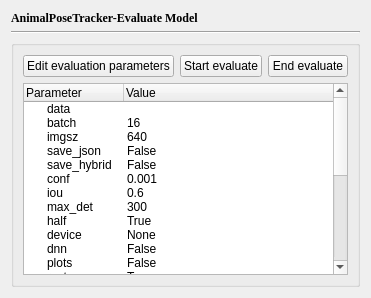
          <widget class="QWidget" name="EvaluateModel">
           <attribute name="title">
            <string>Evaluate Model</string>
           </attribute>
           <layout class="QVBoxLayout" name="EvaluateModelLayout">
            <item>
             <widget class="QLabel" name="EvaluateModelLabel">
              <property name="font">
               <font>
                <family>Times New Roman</family>
                <bold>true</bold>
               </font>
              </property>
              <property name="text">
               <string>AnimalPoseTracker-Evaluate Model</string>
              </property>
              <property name="alignment">
               <set>Qt::AlignmentFlag::AlignLeading|Qt::AlignmentFlag::AlignLeft|Qt::AlignmentFlag::AlignVCenter</set>
              </property>
             </widget>
            </item>
            <item>
             <widget class="Line" name="EvaluateModelLine">
              <property name="orientation">
               <enum>Qt::Orientation::Horizontal</enum>
              </property>
             </widget>
            </item>
            <item>
             <widget class="QGroupBox" name="EvaluateModelGroup">
              <property name="title">
               <string/>
              </property>
              <layout class="QVBoxLayout" name="EvaluateModelGroupVLayout">
               <property name="leftMargin">
                <number>9</number>
               </property>
               <property name="topMargin">
                <number>9</number>
               </property>
               <property name="rightMargin">
                <number>9</number>
               </property>
               <property name="bottomMargin">
                <number>9</number>
               </property>
               <item>
                <layout class="QVBoxLayout" name="EvaluateModelGroupLayout">
                 <item>
                  <layout class="QHBoxLayout" name="EvaluateModelToolsLayout">
                   <item>
                    <widget class="QPushButton" name="EditEvaluationParameters">
                     <property name="text">
                      <string>Edit evaluation parameters</string>
                     </property>
                    </widget>
                   </item>
                   <item>
                    <widget class="QPushButton" name="StartEvaluate">
                     <property name="text">
                      <string>Start evaluate</string>
                     </property>
                    </widget>
                   </item>
                   <item>
                    <widget class="QPushButton" name="EndEvaluate">
                     <property name="text">
                      <string>End evaluate</string>
                     </property>
                    </widget>
                   </item>
                  </layout>
                 </item>
                 <item>
                  <widget class="QTreeWidget" name="EvaluateConfigure">
                   <column>
                    <property name="text">
                     <string>Parameter</string>
                    </property>
                   </column>
                   <column>
                    <property name="text">
                     <string>Value</string>
                    </property>
                   </column>
                   <item>
                    <property name="text">
                     <string>data</string>
                    </property>
                    <property name="text">
                     <string/>
                    </property>
                   </item>
                   <item>
                    <property name="text">
                     <string>batch</string>
                    </property>
                    <property name="text">
                     <string>16</string>
                    </property>
                   </item>
                   <item>
                    <property name="text">
                     <string>imgsz</string>
                    </property>
                    <property name="text">
                     <string>640</string>
                    </property>
                   </item>
                   <item>
                    <property name="text">
                     <string>save_json</string>
                    </property>
                    <property name="text">
                     <string>False</string>
                    </property>
                   </item>
                   <item>
                    <property name="text">
                     <string>save_hybrid</string>
                    </property>
                    <property name="text">
                     <string>False</string>
                    </property>
                   </item>
                   <item>
                    <property name="text">
                     <string>conf</string>
                    </property>
                    <property name="text">
                     <string>0.001</string>
                    </property>
                   </item>
                   <item>
                    <property name="text">
                     <string>iou</string>
                    </property>
                    <property name="text">
                     <string>0.6</string>
                    </property>
                   </item>
                   <item>
                    <property name="text">
                     <string>max_det</string>
                    </property>
                    <property name="text">
                     <string>300</string>
                    </property>
                   </item>
                   <item>
                    <property name="text">
                     <string>half</string>
                    </property>
                    <property name="text">
                     <string>True</string>
                    </property>
                   </item>
                   <item>
                    <property name="text">
                     <string>device</string>
                    </property>
                    <property name="text">
                     <string>None</string>
                    </property>
                   </item>
                   <item>
                    <property name="text">
                     <string>dnn</string>
                    </property>
                    <property name="text">
                     <string>False</string>
                    </property>
                   </item>
                   <item>
                    <property name="text">
                     <string>plots</string>
                    </property>
                    <property name="text">
                     <string>False</string>
                    </property>
                   </item>
                   <item>
                    <property name="text">
                     <string>rect</string>
                    </property>
                    <property name="text">
                     <string>True</string>
                    </property>
                   </item>
                   <item>
                    <property name="text">
                     <string>split</string>
                    </property>
                    <property name="text">
                     <string>val</string>
                    </property>
                   </item>
                   <item>
                    <property name="text">
                     <string>project</string>
                    </property>
                    <property name="text">
                     <string>None</string>
                    </property>
                   </item>
                   <item>
                    <property name="text">
                     <string>name</string>
                    </property>
                    <property name="text">
                     <string>None</string>
                    </property>
                   </item>
                   <item>
                    <property name="text">
                     <string>profile</string>
                    </property>
                    <property name="text">
                     <string>false</string>
                    </property>
                   </item>
                   <item>
                    <property name="text">
                     <string>verbose</string>
                    </property>
                    <property name="text">
                     <string>False</string>
                    </property>
                   </item>
                   <item>
                    <property name="text">
                     <string>save_txt</string>
                    </property>
                    <property name="text">
                     <string>False</string>
                    </property>
                   </item>
                   <item>
                    <property name="text">
                     <string>save_conf</string>
                    </property>
                    <property name="text">
                     <string>False</string>
                    </property>
                   </item>
                   <item>
                    <property name="text">
                     <string>save_crop</string>
                    </property>
                    <property name="text">
                     <string>False</string>
                    </property>
                   </item>
                   <item>
                    <property name="text">
                     <string>workers</string>
                    </property>
                    <property name="text">
                     <string>8</string>
                    </property>
                   </item>
                   <item>
                    <property name="text">
                     <string>augment</string>
                    </property>
                    <property name="text">
                     <string>False</string>
                    </property>
                   </item>
                   <item>
                    <property name="text">
                     <string>agnostic_nms</string>
                    </property>
                    <property name="text">
                     <string>False</string>
                    </property>
                   </item>
                   <item>
                    <property name="text">
                     <string>single_cls</string>
                    </property>
                    <property name="text">
                     <string>False</string>
                    </property>
                   </item>
                  </widget>
                 </item>
                </layout>
               </item>
              </layout>
             </widget>
            </item>
           </layout>
          </widget>
